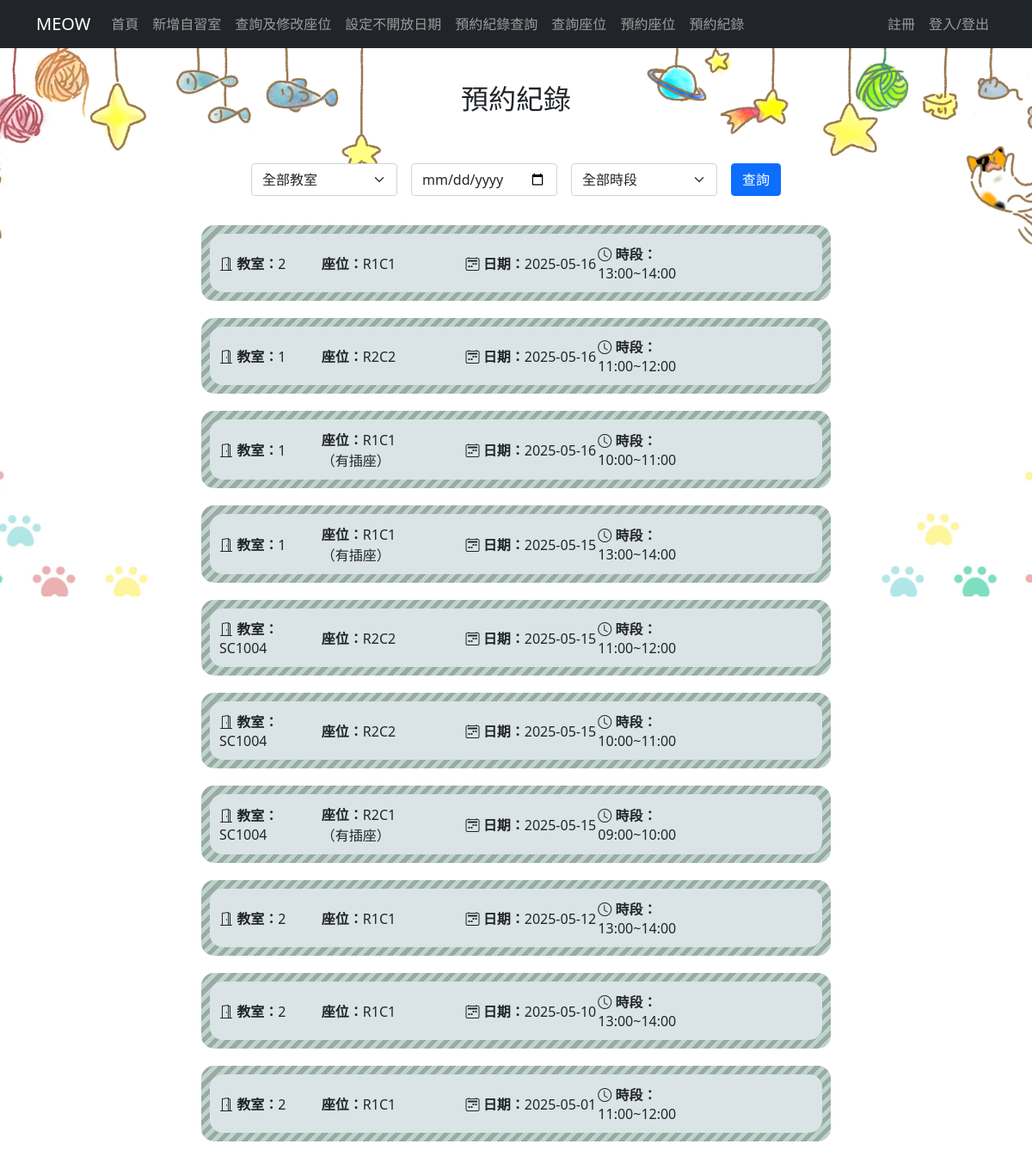
Page /std_viewreserve.php (signed in) on the committed database.
### tables this page shows
CREATE TABLE `reserve` (
  `reID` int(11) NOT NULL,
  `userID` int(11) NOT NULL,
  `seatID` int(11) NOT NULL,
  `date` date NOT NULL,
  `time` text NOT NULL,
  `sendMail` tinyint(1) NOT NULL DEFAULT 0
);

CREATE TABLE `seat` (
  `seatID` int(11) NOT NULL,
  `room` text NOT NULL,
  `row` int(11) NOT NULL,
  `col` int(11) NOT NULL,
  `seatr` int(11) NOT NULL,
  `seatc` int(11) NOT NULL,
  `socket` tinyint(1) NOT NULL COMMENT '插座',
  `state` int(11) NOT NULL DEFAULT 0
);

### std_viewreserve.php (the view, shortened to what this page needs)
<?php
require_once("dbconfig.php");
if(!$_SESSION["memberManager"]){
    include("navbar_std.php");
}else{
    include("navbar.php");
}
$userID = $_SESSION["memberId"];
$date = $_GET['date'] ?? '';
$sql = "SELECT r.*, s.room, s.seatr, s.seatc, s.socket
        FROM reserve r
        JOIN seat s ON r.seatID = s.seatID
        WHERE r.userID = ?";
$types = "i";
$params = [$userID];
$sql .= " ORDER BY r.date DESC, r.time DESC";
$stmt = $conn->prepare($sql);
$stmt->bind_param($types, ...$params);
$stmt->execute();
$result = $stmt->get_result();
?>
<!DOCTYPE html>
<html lang="zh-Hant">
<head>
    <link href="https://cdn.jsdelivr.net/npm/bootstrap@5.0.2/dist/css/bootstrap.min.css" rel="stylesheet">
    <link href="https://cdn.jsdelivr.net/npm/bootstrap-icons@1.10.5/font/bootstrap-icons.css" rel="stylesheet">
</head>
<body class="text-center">
<br><br><br><br>
<h2>預約紀錄</h2>
<br><br>
<form method="GET" class="d-flex justify-content-center mb-4">
    <div class="mx-2" style='width: 170px;'>
        <select name="room" class="form-select">
            <option value="">全部教室</option>
        </select>
    </div>
    <div class="mx-2" style='width: 170px;'>
        <input type="date" name="date" class="form-control" value="<?= htmlspecialchars($date) ?>">
    </div>
    <div class="mx-2" style='width: 170px;'>
        <select name="time" class="form-select">
            <option value="">全部時段</option>
        </select>
    </div>
    <button class="btn btn-primary mx-2" type="submit">查詢</button>
</form>
<div class="record-container">
    <?php if ($result->num_rows > 0): ?>
        <?php while ($row = $result->fetch_assoc()): ?>
            <?php
                $socketText = ($row['socket'] == 1) ? '（有插座）' : '';
                $startTime = $row['time'];
                $endTime = date("H:i", strtotime($startTime . " +1 hour"));
                $formattedTime = $startTime . '~' . $endTime;
                $now = new DateTime();
                $reserveDateTime = DateTime::createFromFormat('Y-m-d H:i', $row['date'] . ' ' . $row['time']);
                $isFuture = $reserveDateTime > $now;
            ?>
            <div class="<?= $isFuture ? 'zi_box_1' : 'zi_box_2' ?>">
                <table style="width: 100%;">
                    <tr>
                        <td style="width: 17%;"><i class="bi bi-door-open"></i><strong> 教室：</strong><?= htmlspecialchars($row['room']) ?></td>
                        <td style="width: 24%;"><strong>座位：</strong>R<?= $row['seatr'] ?>C<?= $row['seatc'] ?> <?= $socketText ?></td>
                        <td style="width: 22%;"><i class="bi bi-calendar2-week"></i><strong> 日期：</strong><?= $row['date'] ?></td>
                        <td style="width: 22%;"><i class='bi bi-clock'></i><strong> 時段：</strong><?= $formattedTime ?></td>
                        <td style="width: 14%; vertical-align: middle; text-align: center;">
                        </td>
                    </tr>
                </table>
            </div>
        <?php endwhile; ?>
    <?php else: ?>
        <img src="image/nodata.png" style="width:450px;" />
    <?php endif; ?>
</div>
</body>
</html>

### navbar.php (shortened to what this page needs)
<nav class="navbar navbar-expand-lg navbar-dark bg-dark fixed-top">
  <div class="container">
    <a class="navbar-brand" href="welcome.php">MEOW</a>
    <div class="collapse navbar-collapse" id="mainNavbar">
      <ul class="navbar-nav me-auto mb-2 mb-lg-0">
        <li class="nav-item">
          <a class="nav-link" href="welcome.php">首頁</a>
        </li>
        <li class="nav-item">
          <a class="nav-link" href="addseat.php">新增自習室</a>
        </li>
        <li class="nav-item">
          <a class="nav-link" href="viewseat.php">查詢及修改座位</a>
        </li>
        <li class="nav-item">
          <a class="nav-link" href="block.php">設定不開放日期</a>
        </li>
        <li class="nav-item">
          <a class="nav-link" href="viewreserve2.php">預約紀錄查詢</a>
        </li>
        <li class="nav-item">
          <a class="nav-link" href="std_viewseat.php">查詢座位</a>
        </li>
        <li class="nav-item">
          <a class="nav-link" href="std_reserve.php">預約座位</a>
        </li>
        <li class="nav-item">
          <a class="nav-link" href="std_viewreserve.php">預約紀錄</a>
        </li>
      </ul>
      <ul class="navbar-nav ms-auto mb-2 mb-lg-0">
        <li class="nav-item">
          <a class="nav-link" href="singup.php">註冊</a>
        </li>
        <li class="nav-item">
          <a class="nav-link" href="login.php">登入/登出</a>
        </li>
      </ul>
    </div>
  </div>
</nav>

### std_viewreserve.php (style rules this page uses)
body { background-image: url("image/back3.png"); background-repeat: no-repeat; background-position: top center; background-attachment: fixed; background-size: 1500px; }
.record-container { display: flex; justify-content: center; flex-wrap: wrap; }
.zi_box_1, .zi_box_2 { border-radius: 15px; margin: 10px 30px; padding: 20px; position: relative; z-index: 0; width: 61%; }
.zi_box_1:before, .zi_box_2:before { border-radius: 15px; content: ''; position: absolute; top: 0; bottom: 0; left: 0; right: 0; z-index: -2; }
.zi_box_2:before { background: repeating-linear-gradient(-45deg,rgb(156, 169, 164),rgb(156, 169, 164) 5px, rgb(188, 214, 204) 0, rgb(188, 214, 204) 10px); }
.zi_box_2:after { background: rgb(218, 228, 231); }
.zi_box_1:after, .zi_box_2:after { border-radius: 15px; content: ''; position: absolute; top: 10px; bottom: 10px; left: 10px; right: 10px; z-index: -1; }

### rows in the picture
reserve: seatID.room "2", seatID.seatr "1", seatID.seatc "1", date "2025-05-16", time "13:00~14:00"
reserve: seatID.room "1", seatID.seatr "2", seatID.seatc "2", date "2025-05-16", time "11:00~12:00"
reserve: seatID.room "1", seatID.seatr "1", seatID.seatc "1", seatID.socket "（有插座）", date "2025-05-16", time "10:00~11:00"
reserve: seatID.room "1", seatID.seatr "1", seatID.seatc "1", seatID.socket "（有插座）", date "2025-05-15", time "13:00~14:00"
reserve: seatID.room "SC1004", seatID.seatr "2", seatID.seatc "2", date "2025-05-15", time "11:00~12:00"
reserve: seatID.room "SC1004", seatID.seatr "2", seatID.seatc "2", date "2025-05-15", time "10:00~11:00"
reserve: seatID.room "SC1004", seatID.seatr "2", seatID.seatc "1", seatID.socket "（有插座）", date "2025-05-15", time "09:00~10:00"
reserve: seatID.room "2", seatID.seatr "1", seatID.seatc "1", date "2025-05-12", time "13:00~14:00"
reserve: seatID.room "2", seatID.seatr "1", seatID.seatc "1", date "2025-05-10", time "13:00~14:00"
reserve: seatID.room "2", seatID.seatr "1", seatID.seatc "1", date "2025-05-01", time "11:00~12:00"
